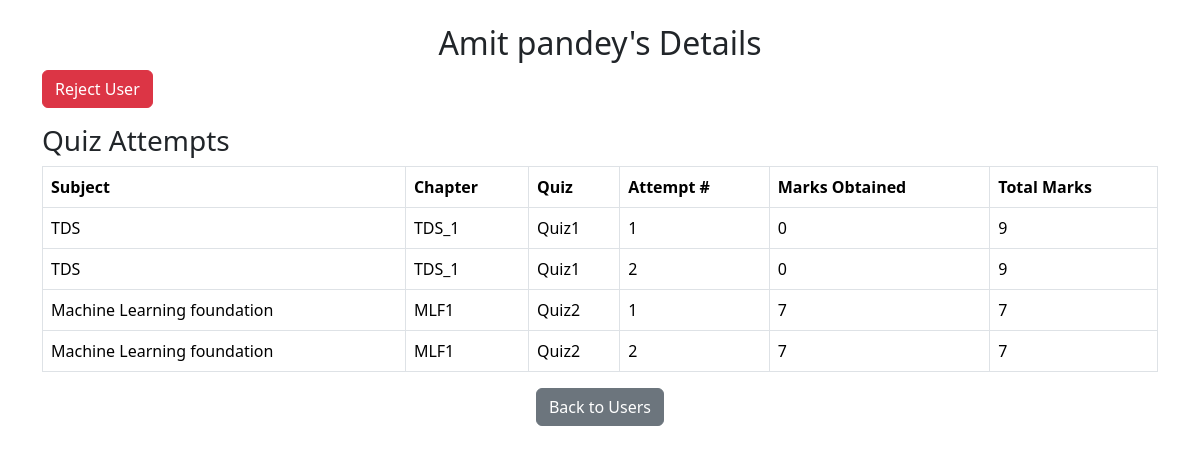
Page /user_details/2 (signed in) on the committed database.
### application/models.py (models this page shows, shortened)
class User(db.Model):
    id = db.Column(db.Integer, primary_key=True)
    role = db.Column(db.String(10), nullable=False)  # 'admin' or 'user'
    username = db.Column(db.String(80), unique=True, nullable=False)
    email = db.Column(db.String(120), unique=True, nullable=False)
    password = db.Column(db.String(120), nullable=False)
    approved = db.Column(db.Boolean, default=False)

class Subject(db.Model):
    id = db.Column(db.Integer, primary_key=True)
    sub_name = db.Column(db.String(255), nullable=False)
    description = db.Column(db.String(500), nullable=False)
    chapters = db.relationship('Chapter', backref='subject', cascade='all, delete-orphan', lazy=True)

class Chapter(db.Model):
    id = db.Column(db.Integer, primary_key=True)
    chap_name = db.Column(db.String(255), nullable=False)
    sub_id = db.Column(db.Integer, db.ForeignKey('subject.id'), nullable=False)
    quizzes = db.relationship('Quiz', backref='chapter', cascade='all, delete-orphan', lazy=True)

class Quiz(db.Model):
    id = db.Column(db.Integer, primary_key=True)
    quiz_name = db.Column(db.String(255), nullable=False)
    chap_id = db.Column(db.Integer, db.ForeignKey('chapter.id'), nullable=False)
    duration_minutes = db.Column(db.Integer, nullable=False)
    questions = db.relationship('Question', backref='quiz', cascade='all, delete-orphan', lazy=True)

### application/routes.py (the view)
@app.route('/user_details/<int:user_id>')
def user_details(user_id):
    if 'user_id' not in session or session.get('user_role') != 'admin':
        flash("Access denied. Admins only.", "danger")
        return redirect(url_for('login'))
    user = User.query.get_or_404(user_id)
    user_answers = UserAnswer.query.filter_by(user_id=user_id).all()
    if not user_answers:
        flash("No quiz attempts made by this user.", "info")
        return redirect(url_for('approved_users'))
    quiz_statistics = {}
    for answer in user_answers:
        question = Question.query.get(answer.question_id)
        quiz = Quiz.query.get(question.quiz_id)
        chapter = Chapter.query.get(quiz.chap_id)
        subject = Subject.query.get(chapter.sub_id)
        key = (quiz.id, answer.attempt)
        if key not in quiz_statistics:
            quiz_statistics[key] = {
                'subject_name': subject.sub_name,
                'chapter_name': chapter.chap_name,
                'quiz_name': quiz.quiz_name,
                'attempt': answer.attempt,
                'total_marks': 0,
                'marks': 0
            }
        if answer.selected_option == question.correct_answer:
            quiz_statistics[key]['marks'] += question.max_marks
        quiz_statistics[key]['total_marks'] += question.max_marks
    return render_template('user_details.html',
                         user=user,
                         quiz_statistics=quiz_statistics)

### templates/user_details.html
{% extends 'base.html' %}
{% block content %}
<div class="container mt-4">
    <h2 class="text-center">{{ user.username }}'s Details</h2>
    <form method="POST" action="{{ url_for('reject_user', user_id=user.id) }}">
        <button type="submit" class="btn btn-danger mb-3">Reject User</button>
    </form>
    <h3>Quiz Attempts</h3>
    <table class="table table-bordered">
        <thead class="thead-dark">
            <tr>
                <th>Subject</th>
                <th>Chapter</th>
                <th>Quiz</th>
                <th>Attempt #</th>
                <th>Marks Obtained</th>
                <th>Total Marks</th>
            </tr>
        </thead>
        <tbody>
            {% for key, stats in quiz_statistics.items() %}
            <tr>
                <td>{{ stats.subject_name }}</td>
                <td>{{ stats.chapter_name }}</td>
                <td>{{ stats.quiz_name }}</td>
                <td>{{ stats.attempt }}</td>
                <td>{{ stats.marks }}</td>
                <td>{{ stats.total_marks }}</td>
            </tr>
            {% endfor %}
        </tbody>
    </table>
    <div class="text-center">
        <a href="{{ url_for('approved_users') }}" class="btn btn-secondary">Back to Users</a>
    </div>
</div>
{% endblock %}

### rows in the picture
User: username "Amit pandey"
Subject: subject_name "TDS" "TDS"
Chapter: chapter_name "TDS_1" "TDS_1"
Quiz: quiz_name "Quiz1" "Quiz1"
Subject: subject_name "Machine Learning foundation" "Machine Learning foundation"
Chapter: chapter_name "MLF1" "MLF1"
Quiz: quiz_name "Quiz2" "Quiz2"

### other values in the picture
{{ stats.attempt }} "1" "2" "1" "2"
{{ stats.marks }} "0" "0" "7" "7"
{{ stats.total_marks }} "9" "9" "7" "7"
